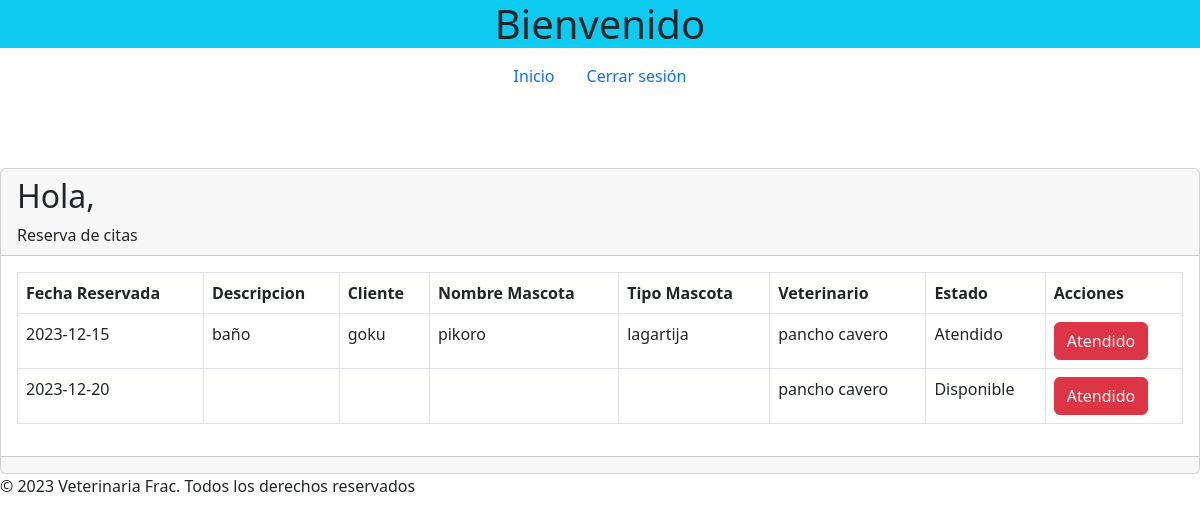
/veterinario.php?id=1, run on the app's committed database.
### tables this page shows
CREATE TABLE `reservadecitas` (
  `id` int(8) NOT NULL,
  `id_administrador` int(8) NOT NULL,
  `id_cliente` int(8) DEFAULT NULL,
  `id_veterinario` int(8) NOT NULL,
  `fechareserva` date NOT NULL,
  `hora` time NOT NULL,
  `asunto` varchar(255) DEFAULT NULL,
  `estado` tinyint(1) NOT NULL
);

### veterinario.php (the view, shortened to what this page needs)
<?php
include("./config/bd.php");
$idVeterinario= isset($_GET['id']) && is_numeric($_GET['id']) ? intval($_GET['id']) : 0;
function getReservaciones($conn, $idVeterinario) {
    $sql = "SELECT rc.id, rc.fechareserva, rc.asunto,
    (SELECT nombre FROM cliente WHERE id = rc.id_cliente) as clientes,
    (SELECT nombre FROM veterinario WHERE id = rc.id_veterinario) as veterinario,
    (CASE WHEN rc.estado = 1 THEN 'Disponible' WHEN rc.estado= 2 THEN 'Reservado' WHEN rc.estado=3 THEN 'Atendido' ELSE 'Cancelado' END) as estado1,
    (SELECT m.nombre FROM mascota m
     JOIN cliente c ON m.id_cliente = c.id
     WHERE c.id = rc.id_cliente) as nombre_mascota,
    (SELECT m.tipo FROM mascota m
     JOIN cliente c ON m.id_cliente = c.id
     WHERE c.id = rc.id_cliente) as tipo_mascota
    FROM reservadecitas rc WHERE rc.id_veterinario = $idVeterinario";
    $result = $conn->query($sql);
    if ($result->num_rows > 0) {
        return $result->fetch_all(MYSQLI_ASSOC);
    } else {
        return [];
    }
}
$reservations = getReservaciones($conn , $idVeterinario);
?>
<?php
$url_base="http://localhost/veterinaria_frac_bs5/src/";
?>
<!doctype html>
<html lang="en">
<head>
  <link href="https://cdn.jsdelivr.net/npm/bootstrap@5.2.1/dist/css/bootstrap.min.css" rel="stylesheet"
>
    <link rel="stylesheet" href="https://cdn.datatables.net/1.13.6/css/jquery.dataTables.css" />
</head>
<body>
  <header>
    <h1 class="d-flex justify-content-center bg-info">Bienvenido</h1>
    <nav class="nav justify-content-center  ">
        <a class="nav-link active" aria-current="page" href="<?php echo $url_base?>veterinario.php">Inicio</a>
        <a class="nav-link active" href="<?php echo $url_base?>" aria-current="page">Cerrar sesión</a>
    </nav>
  </header>
  <main>
<br />
<br />
<br />
<div class="card">
    <div class="card-header">
        <h2>Hola, <span id="nombreUsuario"></span></h2>
        Reserva de citas
    </div>
    <div class="card-body">
        <div class="table-responsive-sm ">
            <table class="table table-bordered ">
            <tr>
                <th>Fecha Reservada</th>
                <th>Descripcion</th>
                <th>Cliente</th>
                <th>Nombre Mascota</th>
                <th>Tipo Mascota</th>
                <th>Veterinario</th>
                <th>Estado</th>
                <th>Acciones</th>
            </tr>
            <?php foreach ($reservations as $reservation) : ?>
                <tr>
                    <td><?php echo $reservation['fechareserva']; ?></td>
                    <td><?php echo $reservation['asunto']; ?></td>
                    <td ><?php echo $reservation['clientes']; ?></td>
                    <td><?php echo $reservation['nombre_mascota']; ?></td>
                    <td><?php echo $reservation['tipo_mascota']; ?></td>
                    <td><?php echo $reservation['veterinario']; ?></td>
                    <td><?php echo $reservation['estado1']; ?></td>
                    <td>
                        <form method="post" action="veterinario.php">
                            <button type="submit" class="btn btn-danger">Atendido</button>
                        </form>
                    </td>
                    </tr>
            <?php endforeach; ?>
            </table>
        </div>
    </div>
    <div class="card-footer text-muted">
    </div>
</div>
<?php include("./plantillas/footer.php")?>

### data on the page
reservadecitas: fechareserva "2023-12-15", asunto "baño", clientes "goku", nombre_mascota "pikoro", tipo_mascota "lagartija", veterinario "pancho cavero", estado1 "Atendido"
reservadecitas: fechareserva "2023-12-20", veterinario "pancho cavero", estado1 "Disponible"
